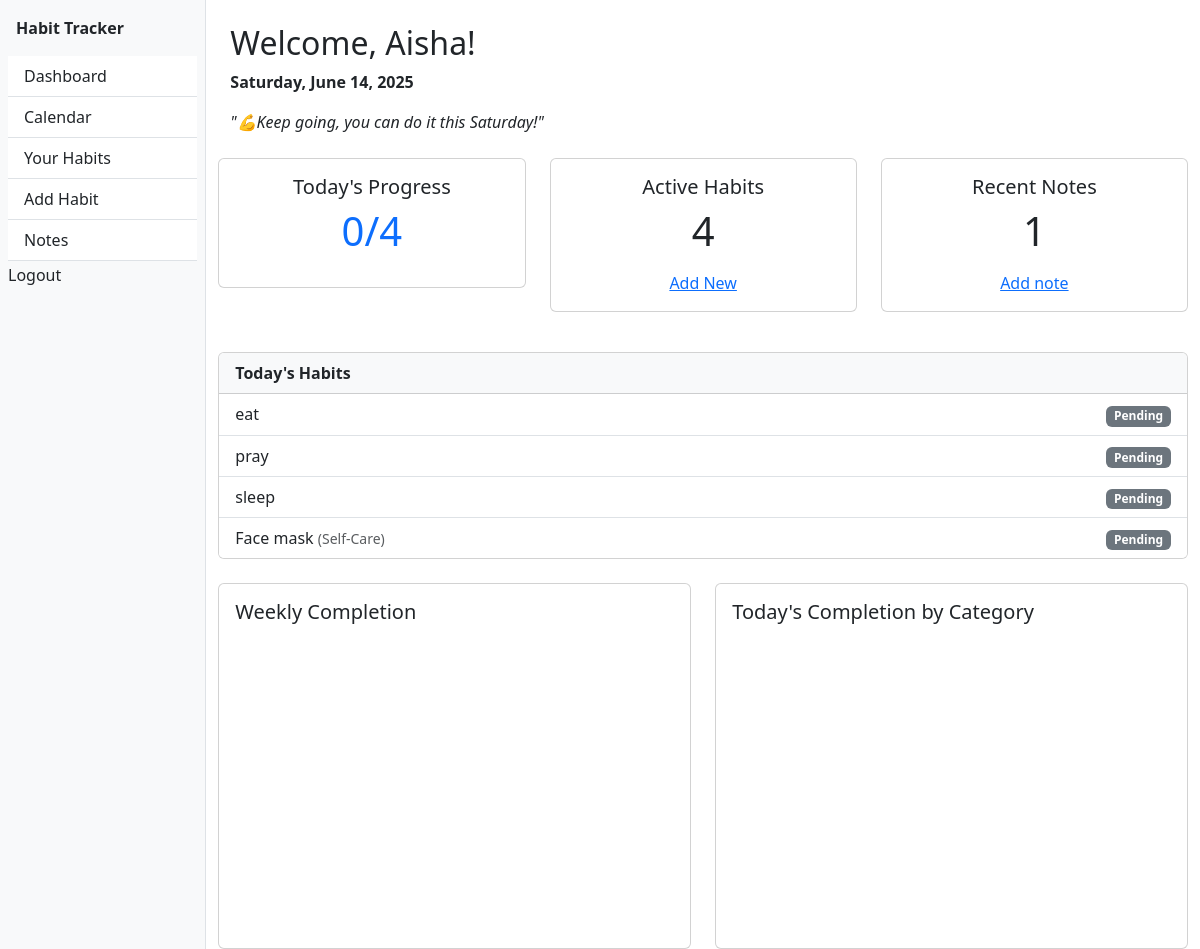
Before: /habits/dashboard/ (signed in) with the older database file.
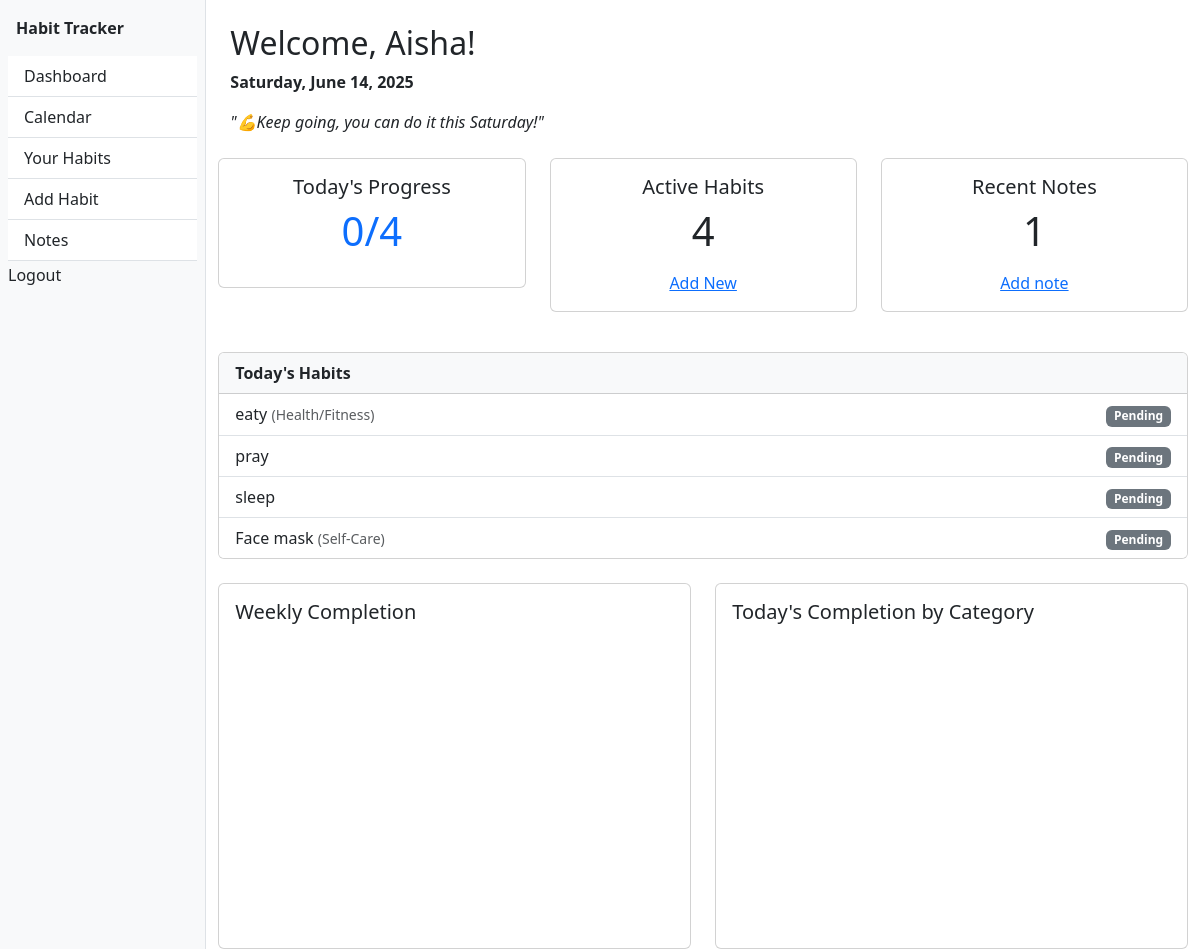
After: the same page with the newer database file.
### habits/models.py (models this page shows, shortened)
class Habit(models.Model):
    CATEGORY_CHOICES = [
        ('health', 'Health/Fitness'),
        ('productivity', 'Productivity'),
        ('selfcare', 'Self-Care'),
        ('learning', 'Learning'),
        ('work', 'Work'),
        ('fun', 'Hobbies/Fun'),
    ]
    FREQUENCY_CHOICES = [
        ('daily', 'Daily'),
        ('weekly', 'Weekly'),
        ('custom', 'Custom'),
    ]
    user = models.ForeignKey(User, on_delete=models.CASCADE)
    name = models.CharField(max_length=100)  # e.g. "Drink water"
    description = models.TextField(blank=True)
    target = models.PositiveIntegerField(default=1)  # e.g. "8 glasses/day"
    frequency = models.CharField(max_length=20, choices=FREQUENCY_CHOICES, default='daily')
    category = models.CharField(max_length=50, choices=CATEGORY_CHOICES, blank=True)
    creation_date = models.DateTimeField(auto_now_add=True)
    is_template = models.BooleanField(default=False)  # For admin-curated templates
    created_by_admin = models.ForeignKey(
        User,
        on_delete=models.SET_NULL,
        null=True,
        blank=True,
        related_name='admin_habits'
    )

### habits/views.py (the view)
# urls.py: path('dashboard/', dashboard, name='dashboard'),
@login_required
def dashboard(request):
    habits = Habit.objects.filter(user=request.user)
    today = date.today()
    completed_habit_ids = HabitCompletion.objects.filter(
        habit__user=request.user,
        date=today,
        completed=True
    ).values_list('habit_id', flat=True)
    for habit in habits:
        habit.status = "Done" if habit.id in completed_habit_ids else "Pending"
    start_of_week = today - timedelta(days=today.weekday())  # Monday
    week_dates = [start_of_week + timedelta(days=i) for i in range(7)]
    weekly_data = HabitCompletion.objects.filter(
        habit__user=request.user,
        date__range=[week_dates[0], week_dates[-1]],
        completed=True
    ).values('date').annotate(count=Count('id'))
    chart_labels = [d.strftime('%a') for d in week_dates]
    chart_data = [next((item['count'] for item in weekly_data if item['date'] == d), 0) for d in week_dates]
    category_data = HabitCompletion.objects.filter(
        habit__user=request.user,
        date=today,
        completed=True
    ).values('habit__category').annotate(count=Count('id'))
    category_labels = []
    category_counts = []
    category_map = dict(Habit.CATEGORY_CHOICES)
    for item in category_data:
        label = category_map.get(item['habit__category'], 'Uncategorised')
        category_labels.append(label)
        category_counts.append(item['count'])
    completed_today = len(completed_habit_ids)
    habit_count = habits.count()
    notes_count = Note.objects.filter(user=request.user).count()
    return render(request, 'habits/dashboard.html', {
        'habits': habits,
        'completed_today': completed_today,
        'habit_count': habit_count,
        'today': today,
        'chart_labels': json.dumps(chart_labels),
        'chart_data': json.dumps(chart_data),
        'category_labels': json.dumps(category_labels),
        'category_data': json.dumps(category_counts),
        'notes_count': notes_count,
    })

### habits/templates/habits/dashboard.html (shortened to what this page needs)
{% extends 'habits/base.html' %}
{% block content %}
<div class="container mt-4">
    <h2>Welcome, {{ user.first_name|default:user.username }}!</h2>
    <p><strong>{{ today|date:"l, F j, Y" }}</strong></p>
  <p><em>"💪Keep going, you can do it this {{ today|date:'l' }}!"</em></p>
</div>
<div class="row mt-4">
    <div class="col-md-4 mb-3">
      <div class="card text-center">
        <div class="card-body">
          <h5 class="card-title">Today's Progress</h5>
          <p class="display-6 text-primary">{{ completed_today }}/{{ habit_count }}</p>
      </div>
    </div>
</div>
<div class="col-md-4 mb-3">
    <div class="card text-center">
      <div class="card-body">
        <h5 class="card-title">Active Habits</h5>
        <p class="display-6 text-purple">{{habit_count }}</p>
        <a href="{% url 'habits:habit_create' %}">Add New</a>
      </div>
    </div>
  </div>
<div class="col-md-4 mb-3">
    <div class="card text-center">
      <div class="card-body">
        <h5 class="card-title">Recent Notes</h5>
        <p class="display-6 text-purple">{{ notes_count }}</p>
        <a href="{% url 'habits:add_note' %}">Add note</a>
      </div>
    </div>
  </div>
</div>
<div class="card mt-4">
  <div class="card-header bg-light">
    <strong>Today's Habits</strong>
  </div>
  <ul class="list-group list-group-flush">
    {% for habit in habits %}
      <li class="list-group-item d-flex justify-content-between align-items-center">
        <div>
          {{ habit.name }}
          {% if habit.get_category_display %}
            <small class="text-muted">({{ habit.get_category_display }})</small>
          {% endif %}
        </div>
        <div>
          {% if habit.status == "Done" %}
            <span class="badge text-white" style="background-color: hotpink;">✔ Done</span>
          {% else %}
            <span class="badge bg-secondary">Pending</span>
          {% endif %}
        </div>
    {% endfor %}
  </ul>
</div>
<div class="row mt-4">
    <div class="col-md-6">
      <div class="card p-3">
        <h5>Weekly Completion</h5>
        <div id="weekly-completion-chart" style="height: 300px;"></div>
      </div>
    </div>
    <div class="col-md-6">
      <div class="card p-3">
        <h5>Today's Completion by Category</h5>
        <div id="category-completion-chart" style="height: 300px;"></div>
      </div>
    </div>
  </div>
{% endblock %}

Changed rows visible on the page:
changed Habit: name "eat" → "eaty"; category (not shown) → "Health/Fitness"
